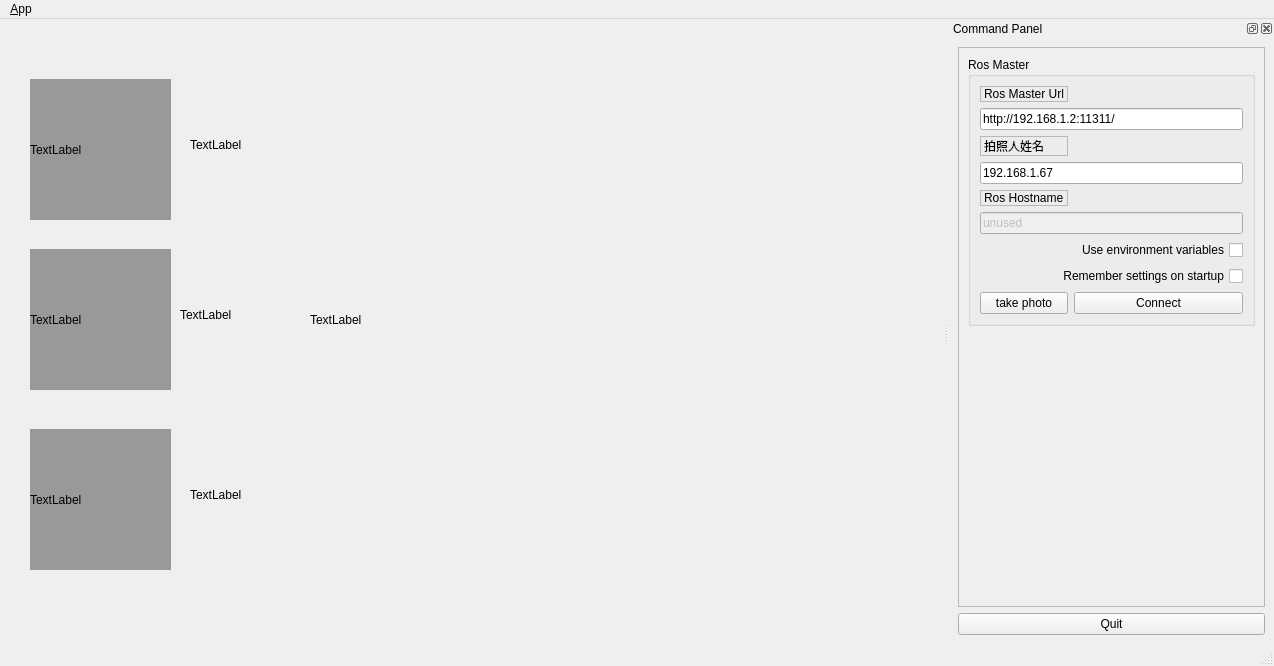
<?xml version="1.0" encoding="UTF-8"?>
<ui version="4.0">
 <class>MainWindowDesign</class>
 <widget class="QMainWindow" name="MainWindowDesign">
  <property name="geometry">
   <rect>
    <x>0</x>
    <y>0</y>
    <width>1274</width>
    <height>666</height>
   </rect>
  </property>
  <property name="windowTitle">
   <string>QRosApp</string>
  </property>
  <property name="windowIcon">
   <iconset>
    <normaloff>:/images/icon.png</normaloff>:/images/icon.png</iconset>
  </property>
  <property name="styleSheet">
   <string notr="true"/>
  </property>
  <property name="locale">
   <locale language="English" country="Australia"/>
  </property>
  <widget class="QWidget" name="centralwidget">
   <widget class="QLabel" name="piclabel1">
    <property name="geometry">
     <rect>
      <x>30</x>
      <y>60</y>
      <width>141</width>
      <height>141</height>
     </rect>
    </property>
    <property name="styleSheet">
     <string notr="true">background-color: rgb(153, 153, 153);</string>
    </property>
    <property name="text">
     <string>TextLabel</string>
    </property>
   </widget>
   <widget class="QLabel" name="piclabel2">
    <property name="geometry">
     <rect>
      <x>30</x>
      <y>230</y>
      <width>141</width>
      <height>141</height>
     </rect>
    </property>
    <property name="styleSheet">
     <string notr="true">background-color: rgb(153, 153, 153);</string>
    </property>
    <property name="text">
     <string>TextLabel</string>
    </property>
   </widget>
   <widget class="QLabel" name="piclabel3">
    <property name="geometry">
     <rect>
      <x>30</x>
      <y>410</y>
      <width>141</width>
      <height>141</height>
     </rect>
    </property>
    <property name="styleSheet">
     <string notr="true">background-color: rgb(153, 153, 153);</string>
    </property>
    <property name="text">
     <string>TextLabel</string>
    </property>
   </widget>
   <widget class="QLabel" name="namelabel1">
    <property name="geometry">
     <rect>
      <x>190</x>
      <y>90</y>
      <width>261</width>
      <height>71</height>
     </rect>
    </property>
    <property name="text">
     <string>TextLabel</string>
    </property>
   </widget>
   <widget class="QLabel" name="namelabel2">
    <property name="geometry">
     <rect>
      <x>180</x>
      <y>260</y>
      <width>261</width>
      <height>71</height>
     </rect>
    </property>
    <property name="text">
     <string>TextLabel</string>
    </property>
   </widget>
   <widget class="QLabel" name="namelabel3">
    <property name="geometry">
     <rect>
      <x>190</x>
      <y>440</y>
      <width>261</width>
      <height>71</height>
     </rect>
    </property>
    <property name="text">
     <string>TextLabel</string>
    </property>
   </widget>
   <widget class="QLabel" name="frame_label">
    <property name="geometry">
     <rect>
      <x>310</x>
      <y>70</y>
      <width>631</width>
      <height>461</height>
     </rect>
    </property>
    <property name="text">
     <string>TextLabel</string>
    </property>
   </widget>
  </widget>
  <widget class="QMenuBar" name="menubar">
   <property name="geometry">
    <rect>
     <x>0</x>
     <y>0</y>
     <width>1274</width>
     <height>25</height>
    </rect>
   </property>
   <widget class="QMenu" name="menu_File">
    <property name="title">
     <string>&amp;App</string>
    </property>
    <addaction name="action_Preferences"/>
    <addaction name="separator"/>
    <addaction name="actionAbout"/>
    <addaction name="actionAbout_Qt"/>
    <addaction name="separator"/>
    <addaction name="action_Quit"/>
   </widget>
   <addaction name="menu_File"/>
  </widget>
  <widget class="QStatusBar" name="statusbar"/>
  <widget class="QDockWidget" name="dock_status">
   <property name="sizePolicy">
    <sizepolicy hsizetype="Minimum" vsizetype="Preferred">
     <horstretch>0</horstretch>
     <verstretch>0</verstretch>
    </sizepolicy>
   </property>
   <property name="minimumSize">
    <size>
     <width>325</width>
     <height>442</height>
    </size>
   </property>
   <property name="allowedAreas">
    <set>Qt::RightDockWidgetArea</set>
   </property>
   <property name="windowTitle">
    <string>Command Panel</string>
   </property>
   <attribute name="dockWidgetArea">
    <number>2</number>
   </attribute>
   <widget class="QWidget" name="dockWidgetContents_2">
    <layout class="QVBoxLayout" name="verticalLayout">
     <item>
      <widget class="QFrame" name="frame">
       <property name="sizePolicy">
        <sizepolicy hsizetype="Minimum" vsizetype="Preferred">
         <horstretch>0</horstretch>
         <verstretch>0</verstretch>
        </sizepolicy>
       </property>
       <property name="frameShape">
        <enum>QFrame::StyledPanel</enum>
       </property>
       <property name="frameShadow">
        <enum>QFrame::Raised</enum>
       </property>
       <layout class="QVBoxLayout" name="verticalLayout_3">
        <item>
         <widget class="QGroupBox" name="groupBox">
          <property name="title">
           <string>Ros Master</string>
          </property>
          <layout class="QGridLayout" name="gridLayout">
           <item row="8" column="0">
            <widget class="QPushButton" name="take_photo">
             <property name="text">
              <string>take photo</string>
             </property>
            </widget>
           </item>
           <item row="0" column="0">
            <widget class="QLabel" name="label">
             <property name="frameShape">
              <enum>QFrame::StyledPanel</enum>
             </property>
             <property name="frameShadow">
              <enum>QFrame::Raised</enum>
             </property>
             <property name="text">
              <string>Ros Master Url</string>
             </property>
            </widget>
           </item>
           <item row="1" column="0" colspan="2">
            <widget class="QLineEdit" name="line_edit_master">
             <property name="text">
              <string>http://192.168.1.2:11311/</string>
             </property>
            </widget>
           </item>
           <item row="2" column="0">
            <widget class="QLabel" name="label_2">
             <property name="frameShape">
              <enum>QFrame::StyledPanel</enum>
             </property>
             <property name="frameShadow">
              <enum>QFrame::Raised</enum>
             </property>
             <property name="text">
              <string>拍照人姓名</string>
             </property>
            </widget>
           </item>
           <item row="4" column="0">
            <widget class="QLabel" name="label_3">
             <property name="frameShape">
              <enum>QFrame::StyledPanel</enum>
             </property>
             <property name="frameShadow">
              <enum>QFrame::Raised</enum>
             </property>
             <property name="text">
              <string>Ros Hostname</string>
             </property>
            </widget>
           </item>
           <item row="5" column="0" colspan="2">
            <widget class="QLineEdit" name="line_edit_topic">
             <property name="enabled">
              <bool>false</bool>
             </property>
             <property name="text">
              <string>unused</string>
             </property>
            </widget>
           </item>
           <item row="6" column="0" colspan="2">
            <widget class="QCheckBox" name="checkbox_use_environment">
             <property name="layoutDirection">
              <enum>Qt::RightToLeft</enum>
             </property>
             <property name="text">
              <string>Use environment variables</string>
             </property>
            </widget>
           </item>
           <item row="7" column="0" colspan="2">
            <widget class="QCheckBox" name="checkbox_remember_settings">
             <property name="layoutDirection">
              <enum>Qt::RightToLeft</enum>
             </property>
             <property name="text">
              <string>Remember settings on startup</string>
             </property>
            </widget>
           </item>
           <item row="8" column="1">
            <widget class="QPushButton" name="button_connect">
             <property name="enabled">
              <bool>true</bool>
             </property>
             <property name="sizePolicy">
              <sizepolicy hsizetype="MinimumExpanding" vsizetype="Fixed">
               <horstretch>0</horstretch>
               <verstretch>0</verstretch>
              </sizepolicy>
             </property>
             <property name="toolTip">
              <string>Set the target to the current joint trajectory state.</string>
             </property>
             <property name="statusTip">
              <string>Clear all waypoints and set the target to the current joint trajectory state.</string>
             </property>
             <property name="text">
              <string>Connect</string>
             </property>
            </widget>
           </item>
           <item row="3" column="0" colspan="2">
            <widget class="QLineEdit" name="take_photo_label">
             <property name="text">
              <string>192.168.1.67</string>
             </property>
            </widget>
           </item>
          </layout>
         </widget>
        </item>
        <item>
         <spacer name="verticalSpacer_3">
          <property name="orientation">
           <enum>Qt::Vertical</enum>
          </property>
          <property name="sizeHint" stdset="0">
           <size>
            <width>20</width>
            <height>233</height>
           </size>
          </property>
         </spacer>
        </item>
       </layout>
      </widget>
     </item>
     <item>
      <widget class="QPushButton" name="quit_button">
       <property name="sizePolicy">
        <sizepolicy hsizetype="MinimumExpanding" vsizetype="Fixed">
         <horstretch>0</horstretch>
         <verstretch>0</verstretch>
        </sizepolicy>
       </property>
       <property name="text">
        <string>Quit</string>
       </property>
      </widget>
     </item>
    </layout>
   </widget>
  </widget>
  <action name="action_Quit">
   <property name="text">
    <string>&amp;Quit</string>
   </property>
   <property name="shortcut">
    <string>Ctrl+Q</string>
   </property>
   <property name="shortcutContext">
    <enum>Qt::ApplicationShortcut</enum>
   </property>
  </action>
  <action name="action_Preferences">
   <property name="text">
    <string>&amp;Preferences</string>
   </property>
  </action>
  <action name="actionAbout">
   <property name="text">
    <string>&amp;About</string>
   </property>
  </action>
  <action name="actionAbout_Qt">
   <property name="text">
    <string>About &amp;Qt</string>
   </property>
  </action>
 </widget>
 <resources>
  <include location="../resources/images.qrc"/>
 </resources>
 <connections>
  <connection>
   <sender>action_Quit</sender>
   <signal>triggered()</signal>
   <receiver>MainWindowDesign</receiver>
   <slot>close()</slot>
   <hints>
    <hint type="sourcelabel">
     <x>-1</x>
     <y>-1</y>
    </hint>
    <hint type="destinationlabel">
     <x>399</x>
     <y>299</y>
    </hint>
   </hints>
  </connection>
  <connection>
   <sender>quit_button</sender>
   <signal>clicked()</signal>
   <receiver>MainWindowDesign</receiver>
   <slot>close()</slot>
   <hints>
    <hint type="sourcelabel">
     <x>859</x>
     <y>552</y>
    </hint>
    <hint type="destinationlabel">
     <x>469</x>
     <y>299</y>
    </hint>
   </hints>
  </connection>
 </connections>
</ui>
